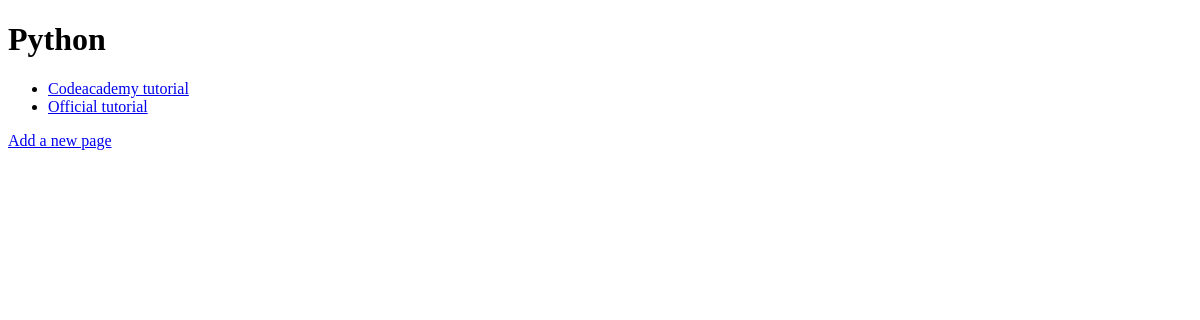
The app's page /rango/category/Python/, older data.
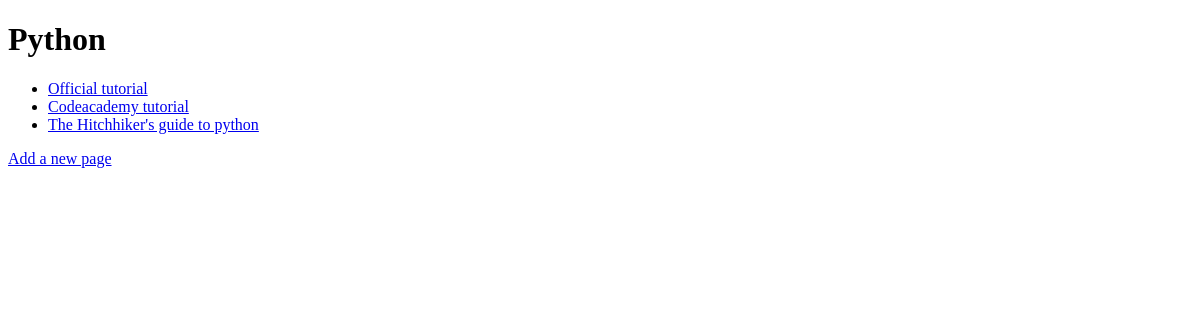
The same page, newer data.
### rango/models.py (models this page shows, shortened)
class Page(models.Model):
	category = models.ForeignKey(Category)
	title = models.CharField(max_length = 128)
	url = models.URLField()
	views = models.IntegerField(default = 0)

### rango/views.py (the view)
# urls.py: url(r'^category/(?P<category_enc_name>[\w\-]+)/$', views.show_category, name='show_category'),
def show_category(request, category_enc_name):
	context = RequestContext(request)
	category_name = category_enc_name.replace('-',' ')
	context_dict = {"category_enc_name":category_enc_name}
	try:
		cat = Category.objects.get(name=category_name)
		cat.views +=1
		cat.save()
		pages = Page.objects.filter(category=cat).order_by('-views')
		context_dict['pages'] = pages
		context_dict['category'] = cat
	except Category.DoesNotExist:
		context_dict['pages'] = None
		context_dict['category'] = None
	return render_to_response("rango/category.html", context_dict, context)

### rango/models.py (called while the page is built)
	def save(self, *args, **kwargs):
		self.slug = slugify(self.name)
		super(Category, self).save(*args, **kwargs)

### templates/rango/category.html (shortened to what this page needs)
<!DOCTYPE html>
<html>
<head>
</head>
<body>
	<div>
	{% if category %}
	<h1> {{ category.name }} </h1>
	{% if pages %}
		<ul>
		{% for page in pages %}
			<li> <a href="{{ page.url }}"> {{ page.title}}</a></li>
		{% endfor %}
		</ul>
	{% else %}
		<strong> No pages currently in the directory. </strong>
	{% endif %}
	{% else %}
		The specified category doesn't exist.
	{% endif %}
	</div>
	<a href="/rango/category/{{category_enc_name}}/add_page/"> Add a new page </a>
</body>
</html>

Row changes from the older to the newer data that the page shows:
changed Page "Official tutorial": moves up the list
added Page: title "The Hitchhiker's guide to python"
